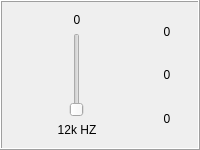
                 <widget class="QFrame" name="frame_8">
                  <property name="frameShape">
                   <enum>QFrame::Box</enum>
                  </property>
                  <property name="frameShadow">
                   <enum>QFrame::Raised</enum>
                  </property>
                  <layout class="QVBoxLayout" name="verticalLayout_10">
                   <item>
                    <layout class="QHBoxLayout" name="horizontalLayout_42">
                     <item>
                      <layout class="QVBoxLayout" name="verticalLayout_44">
                       <item>
                        <widget class="QLabel" name="label_100">
                         <property name="text">
                          <string>0</string>
                         </property>
                         <property name="alignment">
                          <set>Qt::AlignCenter</set>
                         </property>
                        </widget>
                       </item>
                       <item>
                        <layout class="QHBoxLayout" name="horizontalLayout_43">
                         <item>
                          <widget class="QSlider" name="verticalSlider_26">
                           <property name="sizePolicy">
                            <sizepolicy hsizetype="Maximum" vsizetype="Expanding">
                             <horstretch>0</horstretch>
                             <verstretch>0</verstretch>
                            </sizepolicy>
                           </property>
                           <property name="focusPolicy">
                            <enum>Qt::StrongFocus</enum>
                           </property>
                           <property name="layoutDirection">
                            <enum>Qt::LeftToRight</enum>
                           </property>
                           <property name="autoFillBackground">
                            <bool>false</bool>
                           </property>
                           <property name="orientation">
                            <enum>Qt::Vertical</enum>
                           </property>
                          </widget>
                         </item>
                        </layout>
                       </item>
                       <item>
                        <widget class="QLabel" name="label_12k_HZ">
                         <property name="text">
                          <string>12k HZ</string>
                         </property>
                         <property name="alignment">
                          <set>Qt::AlignCenter</set>
                         </property>
                        </widget>
                       </item>
                      </layout>
                     </item>
                     <item>
                      <layout class="QVBoxLayout" name="verticalLayout_45">
                       <item>
                        <widget class="QLabel" name="label_102">
                         <property name="maximumSize">
                          <size>
                           <width>40</width>
                           <height>40</height>
                          </size>
                         </property>
                         <property name="text">
                          <string>0</string>
                         </property>
                         <property name="scaledContents">
                          <bool>true</bool>
                         </property>
                         <property name="alignment">
                          <set>Qt::AlignCenter</set>
                         </property>
                        </widget>
                       </item>
                       <item>
                        <widget class="QLabel" name="label_103">
                         <property name="maximumSize">
                          <size>
                           <width>40</width>
                           <height>40</height>
                          </size>
                         </property>
                         <property name="text">
                          <string>0</string>
                         </property>
                         <property name="scaledContents">
                          <bool>true</bool>
                         </property>
                         <property name="alignment">
                          <set>Qt::AlignCenter</set>
                         </property>
                        </widget>
                       </item>
                       <item>
                        <widget class="QLabel" name="label_104">
                         <property name="maximumSize">
                          <size>
                           <width>40</width>
                           <height>40</height>
                          </size>
                         </property>
                         <property name="text">
                          <string>0</string>
                         </property>
                         <property name="scaledContents">
                          <bool>true</bool>
                         </property>
                         <property name="alignment">
                          <set>Qt::AlignCenter</set>
                         </property>
                        </widget>
                       </item>
                      </layout>
                     </item>
                    </layout>
                   </item>
                  </layout>
                 </widget>
